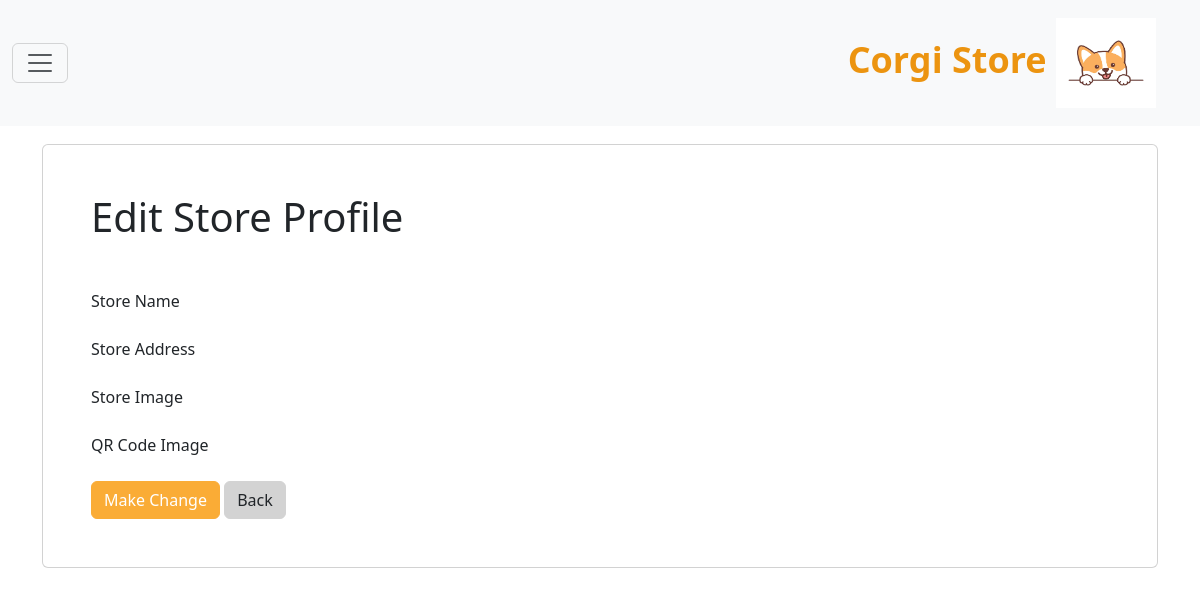
/seller/store-profile/edit-profile/ (signed in), run on an earlier commit of the app's database.
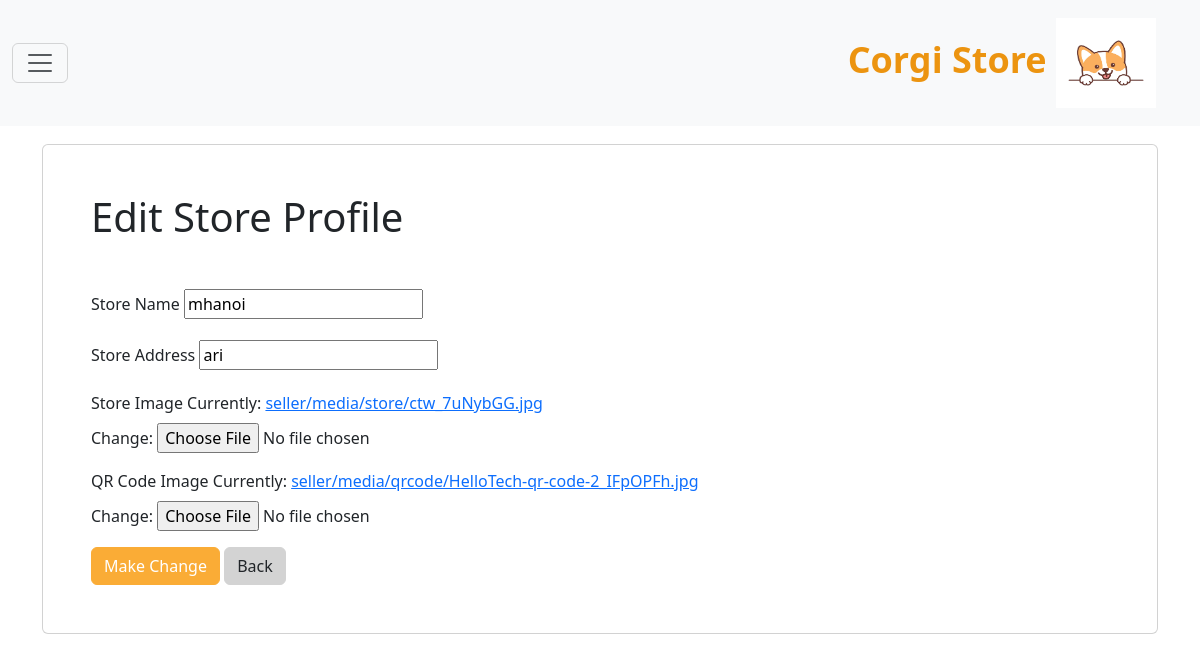
And on a later commit of the database.
### seller/models.py (models this page shows, shortened)
class Seller(models.Model):
    user = models.OneToOneField(settings.AUTH_USER_MODEL,max_length=100, null=False, blank=False, on_delete=models.CASCADE)
    store_name = models.CharField(max_length=50)
    store_address = models.CharField(max_length=300,default=None)
    store_image = models.ImageField(upload_to="seller/media/store/")
    qrcode_image = models.ImageField(upload_to="seller/media/qrcode/")
    last_update = models.DateTimeField(auto_now=True)
    store_phone = models.CharField(max_length=10, default= None, null=True)
    def __str__(self):
            return self.store_name

### seller/views.py (the view)
# urls.py: path('store-profile/edit-profile/', views.edit_store, name='edit_profile'),
@login_required
def edit_store(request):
    user = request.user.id
    try:
        seller = get_object_or_404(Seller, user_id=user)
        print(seller)
        form = SellerProfile(instance=seller)
        context = {'form': form }
        if request.method == "POST":
            form = SellerProfile(request.POST, request.FILES, instance=seller)
            if form.is_valid():
                print('valid')
                form.save()
        return render(request, "edit_store.html", context)
    except:
        context = {}
    return render(request, "edit_store.html", context)

### seller/forms.py
class SellerProfile(forms.ModelForm):
    class Meta:
        model = Seller
        fields = ["store_name", "store_address", "store_image", "qrcode_image"]

### seller/templates/edit_store.html (shortened to what this page needs)
{% extends "Sbase.html" %}
{% block content %}
<div class="container">
  <div class="card p-5">
    <h1 class="mb-5">Edit Store Profile</h1>
    <form method="post" enctype="multipart/form-data">
      <div class="mb-3">
        <label for="{{ form.store_name.id_for_label }}" class="form-label">Store Name</label>
        {{ form.store_name }}
      </div>
      <div class="mb-3">
        <label for="{{ form.store_address.id_for_label }}" class="form-label">Store Address</label>
        {{ form.store_address }}
      </div>
      <div class="mb-3">
        <label for="{{ form.store_image.id_for_label }}" class="form-label">Store Image</label>
        {{ form.store_image }}
      </div>
      <div class="mb-3">
        <label for="{{ form.qrcode_image.id_for_label }}" class="form-label">QR Code Image</label>
        {{ form.qrcode_image }}
      </div>
      <button type="submit" class="btn btn-primary" style="background-color: #faac36; border-color: #faac36;">Make Change</button>
      <a href="/seller/store-profile" class="btn btn-bg-secondary" style="background-color: lightgrey; border-color: lightgrey;">Back</a>
    </form>
  </div>
</div>
{% endblock %}

What changed in the data, as far as the page shows it:
added Seller: store_name "mhanoi", store_address "ari"
Also different on the page:
text now shown: "Currently: seller/media/store/ctw_7uNybGG.jpg Change: Currently: seller/media/qrcode/HelloTech-qr-code-2_IFpOPFh.jpg Change:"
